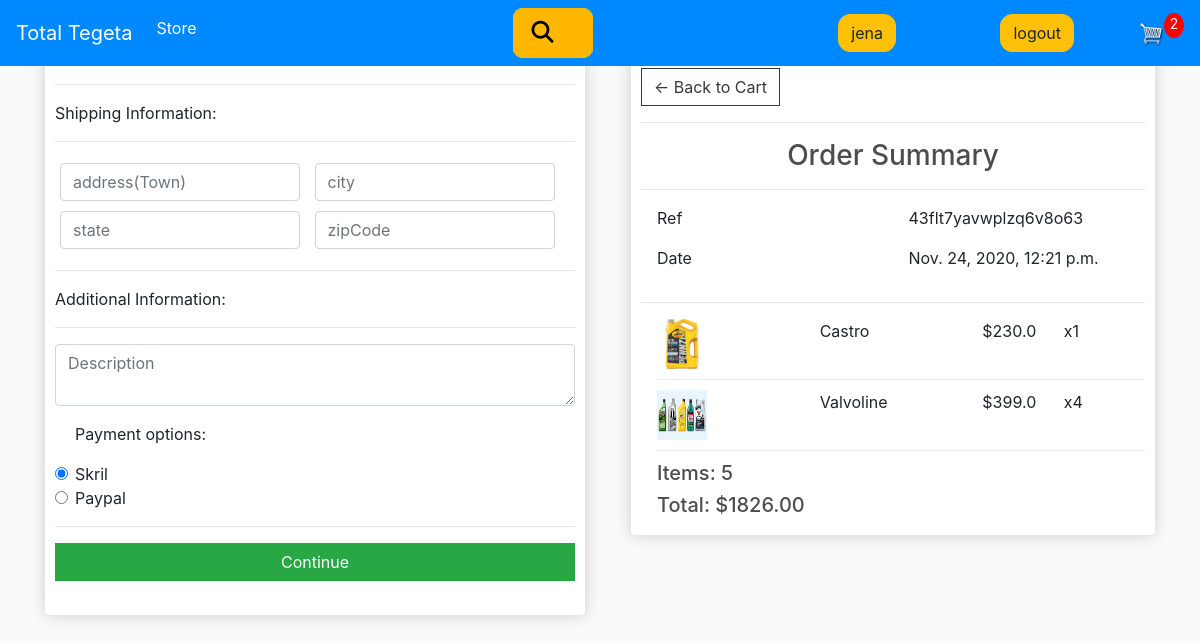
/checkout/ (signed in), run on the app's committed database.
### authentication/models.py (models this page shows, shortened)
class User(AbstractBaseUser, PermissionsMixin, ):
    username = models.CharField(max_length=16, unique=True, blank=True, null=True)
    email = models.EmailField(db_index=True, unique=True)
    is_active = models.BooleanField(default=True)
    is_staff = models.BooleanField(default=False)
    USERNAME_FIELD = 'email'
    mobile = models.IntegerField(default=0, null=True, blank=True)
    tin = models.IntegerField(default=0, null=True, blank=True)
    objects = UserManager()
    class Meta:
        verbose_name = 'user'
        verbose_name_plural = 'users'

### store/models.py (models this page shows, shortened)
class Order(models.Model):
    ref_id = models.CharField(max_length=40, null=True)
    customer = models.ForeignKey(settings.AUTH_USER_MODEL, on_delete=models.SET_NULL, blank=True, null=True)
    date_ordered = models.DateTimeField(auto_now_add=True)
    complete = models.BooleanField(default=False, null=True, blank=False)
    order_items = models.ManyToManyField(OrderItem)
    ordered = models.BooleanField(default=False, null=True)
    shippingAddress = models.ForeignKey('ShippingAddress', on_delete=models.CASCADE, null=True)
    transaction_id = models.CharField(max_length=200, null=True)
    @property
    def shipping(self):
        shipping = False
        orderitems = self.order_items.all()
        for i in orderitems:
            if not i.product.digital:
                shipping = True
        return shipping
    @property
    def get_cart_total(self):
        orderitems = self.order_items.all()
        total = sum([item.get_total for item in orderitems])
        return total
    @property
    def get_cart_items(self):
        total_items = 0
        orderitems = self.order_items.all()
        total = sum([item.quantity for item in orderitems])
        return total

class OrderItem(models.Model):
    user = models.ForeignKey(settings.AUTH_USER_MODEL, on_delete=models.CASCADE, null=True)
    product = models.ForeignKey(Product, on_delete=models.SET_NULL, blank=True, null=True)
    ordered = models.BooleanField(default=False, null=True)
    quantity = models.IntegerField(default=1, null=True, blank=True)
    date_added = models.DateTimeField(auto_now_add=True)
    @property
    def get_total(self):
        total = self.product.price * self.quantity
        return total

class Product(models.Model):
    name = models.CharField(max_length=200, null=True)
    price = models.FloatField()
    digital = models.BooleanField(default=False, null=True, blank=False)
    image = models.ImageField(null=True, blank=True)
    @property  # When an image isn't uploaded for a product, return empty string to avoid errors (called in store.html)
    def imageURL(self):
        try:
            url = self.image.url
        except:
            url = ""
        return url

### store/views.py (the view, shortened to what this page needs)
# urls.py: path('checkout/', views.CheckOut.as_view(), name="checkout"),
class CheckOut(View):
    def get(self, *args, **kwargs):
        order = Order.objects.get(customer=self.request.user, ordered=False)
        form = CheckoutForm()
        context = {
            'order': order,
            'form': form
        }
        return render(self.request, 'store/checkout.html', context)

### store/forms.py
class CheckoutForm(forms.Form):
    address = forms.CharField(widget=forms.TextInput(attrs={
        'class': 'form-control',
        'placeholder': 'address(Town)'
    }))
    city = forms.CharField(widget=forms.TextInput(attrs={
        'class': 'form-control',
        'placeholder': 'city'
    }))
    state = forms.CharField(widget=forms.TextInput(attrs={
        'class': 'form-control',
        'placeholder': 'state'
    }))
    zipcode = forms.CharField(widget=forms.TextInput(attrs={
        'class': 'form-control',
        'placeholder': 'zipCode'
    }))
    description = forms.CharField(widget=forms.Textarea(attrs={
        'class': 'form-control',
        'cols': 23,
        'rows': 2,
        'placeholder': 'Description'
    }))

### store/templatetags/cart_template_tags.py (called while the page is built)
@register.filter
def cart_item_count(user):
    if user.is_authenticated:
        qs = Order.objects.filter(customer=user, ordered=False)
        if qs.exists():
            return qs[0].order_items.count()
    return 0

### store/templates/store/checkout.html (shortened to what this page needs)
{% extends 'store/main.html' %}
{% load static %}
{% block content %}
     <div class="row mt-5" >
         <div class="col-lg-6">
             <div class="box-element" id="form-wrapper">
                    <form  action="." method="post" id="form" novalidate>
                        <div id="shipping-info">
                            <hr>
                            <p>Shipping Information:</p>
                            <hr>
                            <div class="form-field">
                                {{form.address}}
                            </div>
                            <div class="form-field">
                                {{form.city}}
                            </div>
                            <div class="form-field">
                                {{form.state}}
                            </div>
                            <div class="form-field">
                                {{form.zipcode}}
                            </div>
                        </div>
                        <div id="additional-info">
                            <hr>
                            <p>Additional Information:</p>
                            <hr>
                            {{form.description}}
                        </div>
                      <div class="form-check mt-3">
                           <p>Payment options:</p>
                          <input class="form-check-input" type="radio" name="option" id="exampleRadios1" value="skrill" checked >
                          <label class="form-check-label" for="exampleRadios1">
                            Skril
                          </label>
                        </div>
                        <div class="form-check">
                          <input class="form-check-input" type="radio" name="option" id="exampleRadios2" value="paypal">
                          <label class="form-check-label" for="exampleRadios2">
                            Paypal
                          </label>
                        </div>
                        <hr>
                        <input id="form-button" class="btn btn-success btn-block" type="submit" value="Continue">
                    </form>
                    <br>
             </div>
         </div>
         <div class="col-lg-6">
             <div class="box-element ml-3">
                 <a  class="btn btn-outline-dark" href="{% url 'cart' %}">&#x2190; Back to Cart</a>
                <hr>
                <h3 > <center>Order Summary</center> </h3>
                <hr>
                <div class="row ml-3">
                    <div style="flex:2"><p>Ref</p></div>
                    <div style="flex:2"><p>{{order.ref_id}}</p></div>
                </div>
                <div class="row ml-3">
                    <div style="flex:1"><p>Date</p></div>
                    <div style="flex:1"><p>{{order.date_ordered}}</p></div>
                </div>
                <hr>
                 {% for item in order.order_items.all %}
                <div class="cart-row  ml-3">
                    <div style="flex:2"><img style="width:50px; height:50px;" class="row-image" src="{{item.product.imageURL}}"></div>
                    <div style="flex:2"><p>{{item.product.name}}</p></div>
                    <div style="flex:1"><p>${{item.product.price}}</p></div>
                    <div style="flex:1"><p>x{{item.quantity}}</p></div>
                </div>
                 {% endfor %}
                <h5 class="ml-3">Items:   {{order.get_cart_items}}</h5>
                <h5 class="ml-3">Total:   ${{order.get_cart_total|floatformat:2}}</h5>
             </div>
         </div>
     </div>
{% endblock content %}

### store/templates/store/main.html (shortened to what this page needs)
<!DOCTYPE html>
{% load static %}
  {% load  cart_template_tags%}
<html>
    <head>
        <link href="https://maxcdn.bootstrapcdn.com/font-awesome/4.6.3/css/font-awesome.min.css" rel="stylesheet" type="text/css" />
        <link rel="stylesheet" href="https://stackpath.bootstrapcdn.com/bootstrap/4.4.1/css/bootstrap.min.css">
        <link rel="stylesheet" type="text/css" href="{% static 'css/main.css' %}">
        <link rel="stylesheet" type="text/css" href="{% static 'css/font-awesome.css' %}">
    </head>
    <body>
        <nav class="navbar navbar-expand-lg navbar-dark bg-dark fixed-top">
          <a class="navbar-brand" href="{% url 'store' %}">Total Tegeta</a>
          <div class="collapse navbar-collapse" id="navbarSupportedContent">
            <ul class="navbar-nav mr-auto">
              <li class="nav-item active">
                <a class="nav-link" href="{% url 'store' %}">Store <span class="sr-only">(current)</span></a>
              </li>
                <li>
                    <div class="container-search">
                  <form class="searchbox">
                      <span class="searchbox-icon "><i class="fa fa-search"></i></span>
                  </form>
              </div>
                </li>
            </ul>
              {% if user.is_authenticated %}
               <div class="testing">
              <a href=""class="btn btn-warning" style="margin-left: 50px; margin-right: 50px; border-radius: 12px;">{{user.username}}</a>
              <a href="{% url 'sign_out'%}"class="btn btn-warning" style="margin-left: 50px; margin-right: 50px; border-radius: 12px;">logout</a>
            </div>
               <div class="form-inline my-2 my-lg-0">
                <a href="{% url 'cart' %}">
                    <img  id="cart-icon" src="{% static 'images/cart.png' %}">
                </a>
                <p id="cart-total">{{request.user|cart_item_count}}</p>
            </div>
              {%endif%}
        </nav>
         <div class="container">
                {% block content %}
                {% endblock content %}
         </div>
    </body>
</html>

### static/css/main.css (style rules this page uses)
body { background-color: hsl(0, 0%, 98%); }
h1,h2,h3,h4,h5,h6 { color:hsl(0, 0%, 30%); }
.box-element { box-shadow:hsl(0, 0%, 80%) 0 0 16px; background-color: #fff; border-radius: 4px; padding: 10px; }
.bg-dark { background-color: #0089FF!important; }
#cart-icon { width:25px; display: inline-block; margin-left: 15px; }
#cart-total { display: block; text-align: center; color:#fff; background-color: red; width: 20px; height: 25px; border-radius: 50%; font-size: 14px; }
.col-lg-4, .col-lg-6, .col-lg-8, .col-lg-12 { margin-top: 10px; }
.btn { border-radius: 0; }
.row-image { width: 100px; }
.form-field { width:250px; display: inline-block; padding: 5px; }
.cart-row { display: flex; align-items: flex-stretch; padding-bottom: 10px; margin-bottom: 10px; border-bottom: 1px solid #ececec; }

### store/templates/store/main.html (style rules this page uses)
.searchbox { position:relative; min-width:80px; width:0%; border-radius:10px; float:right; overflow:hidden; -webkit-transition: width 0.3s; -moz-transition: width 0.3s; -ms-transition: width 0.3s; -o-transition: width 0.3s; transition: width 0.3s; }
.searchbox-icon, .searchbox-submit { width:100px; height:50px; display:block; position:absolute; top:0; font-family:verdana; font-size:22px; right:0; padding-left:2px; padding-right:2px; margin:0; border:0; outline:0; line-height:50px; text-align:center; cursor:pointer; color:#000000; border-radius:10px; background:#ffb700; }

### data on the page
User: username "jena", user|cart_item_count "2"
Order: ref_id "43flt7yavwplzq6v8o63", date_ordered "Nov. 24, 2020, 12:21 p.m.", get_cart_items "5", get_cart_total "1826.00"
OrderItem: product.imageURL (picture), product.name "Castro", product.price "230.0", quantity "1"
OrderItem: product.imageURL (picture), product.name "Valvoline", product.price "399.0", quantity "4"
